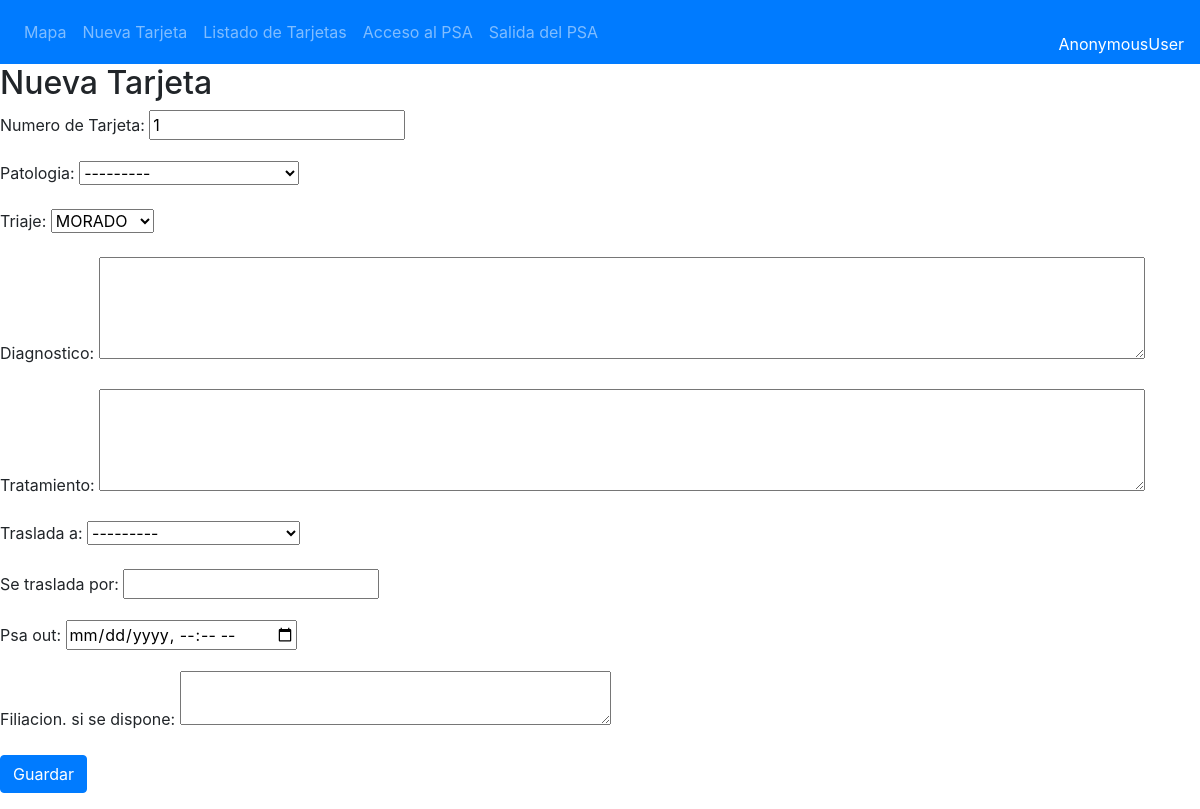
Screenshot of /tarjetas/tarjeta_psa_out/4/ with the database file from the repository.
### tarjetas/models.py (models this page shows, shortened)
class Tarjeta(models.Model):
    TRIAJE = (
        ('VERDE', 'VERDE'),
        ('AMARILLO','AMARILLO'),
        ('ROJO', 'ROJO'),
        ('MORADO', 'MORADO'),
        ('NEGRO', 'NEGRO'),
    )
    ESTADO_TRASLADO = (
        ('PENDIENTE', 'PENDIENTE'),
        ('SOLICITADO', 'SOLICITADO'),
        ('GESTIONADO', 'GESTIONADO'),
        ('SALIDA_PSA', 'SALIDA_PSA'),
        ('REALIZADO', 'REALIZADO'),
        ('ALTA LUGAR', 'ALTA LUGAR'),
    )
    SEXO = (
        ('HOMBRE', 'HOMBRE'),
        ('MUJER','MUJER'),
        ('NSNC', 'NS/NC'),
    )
    num_t = models.CharField(max_length=100, blank=False)
    edad = models.IntegerField(blank=True, null=True)
    sexo = models.CharField(max_length=32,choices=SEXO)
    filiacion = models.CharField(max_length=200, blank=True)
    patologia = models.ForeignKey(Patologia, models.DO_NOTHING, db_column='patologia', blank=True, null=True)
    diagnostico = models.CharField(max_length=500, blank=True)
    tratamiento = models.CharField(max_length=500, blank=True)
    traslada_a = models.ForeignKey(Destino, models.DO_NOTHING, db_column='destino', blank=True, null=True)
    traslada_por = models.CharField(max_length=50, blank=True)
    triaje_ini = models.CharField(max_length=10,choices=TRIAJE)
    triaje = models.CharField(max_length=10,choices=TRIAJE)
    estado_traslado = models.CharField(max_length=32,choices=ESTADO_TRASLADO)
    latitud = models.FloatField(blank=True, null=True)
    longitud = models.FloatField(blank=True, null=True)
    evento = models.ForeignKey(Evento, models.DO_NOTHING, db_column='evento', blank=True, null=True)
    hora_ini = models.DateTimeField(auto_now_add=True)
    psa_in = models.DateTimeField(blank=True, null=True)
    psa_out = models.DateTimeField(blank=True, null=True)
    dest_in = models.DateTimeField(blank=True, null=True)
    hora_fin = models.DateTimeField(blank=True, null=True)
    pos_psa = models.CharField(max_length=100, blank=True)
    psa = models.ForeignKey(Psa, models.DO_NOTHING, db_column='psa', blank=True, null=True)

### tarjetas/views.py (the view)
# urls.py: path('tarjeta_psa_out/<int:tarjeta_id>/', views.tarjeta_psa_out, name='tarjeta_psa_out'),
def tarjeta_psa_out(request, tarjeta_id):
    post = get_object_or_404(Tarjeta,id=tarjeta_id)
    if request.method == "POST":
        form = TarjetaPsaOutForm(request.POST.copy(), instance=post)
        if form.is_valid():
            post = form.save()
            post.estado_traslado = 'SALIDA_PSA'
            post.save()
            return redirect('roll_3', )
    else:
        form = TarjetaPsaOutForm(instance=post)
    return render(request, 'tarjetas/tarjeta_psa_out.html', {'form': form})

### tarjetas/forms.py
class TarjetaPsaOutForm(forms.ModelForm):
    class Meta:
        model = Tarjeta
        fields = ('num_t', 'patologia', 'triaje', 'diagnostico', 'tratamiento', 'traslada_a', 'traslada_por', 'psa_out', 'filiacion')
        labels = {'num_t': 'Numero de Tarjeta',
            'traslado_a': 'Se traslada a ',
            'traslada_por': 'Se traslada por',
            'filiacion': 'Filiacion. si se dispone'
            }
        widgets = {
            'num_t': forms.TextInput(attrs={'readonly': 'readonly'}),
            'psa_out': forms.DateTimeInput(attrs={'type': 'datetime-local'}, format='%d/%m/%Y %H:%M'),
            'diagnostico': forms.Textarea(attrs={'rows': 4, 'cols': 100}),  # Long text para diagnóstico
            'tratamiento': forms.Textarea(attrs={'rows': 4, 'cols': 100}),  # Long text para tratamiento
            'filiacion': forms.Textarea(attrs={'rows': 2, 'cols': 40}),  # Long text para tratamiento
        }
    def __init__(self, *args, **kwargs):
        super().__init__(*args, **kwargs)
        self.fields['psa_out'].initial = now().strftime('%d/%m/%Y %H:%M')

### tarjetas/models.py (called while the page is built)
    def __str__(self):
        return self.tipo

    def __str__(self):
        return self.lugar

### tarjetas/templates/tarjetas/tarjeta_psa_out.html (shortened to what this page needs)
{% extends "base.html" %}
  {% block content %}
  <h2>Nueva Tarjeta</h2>
  <form method="POST" class="form-group">{% csrf_token %}
    {{ form.as_p }}
    <button type="submit" class="btn btn-primary">Guardar</button>
  </form>
  {% endblock %}

### rows the page displays
Tarjeta: num_t "1", patologia "---------", triaje "MORADO"

### other values shown
{{ request.user }} "AnonymousUser"
